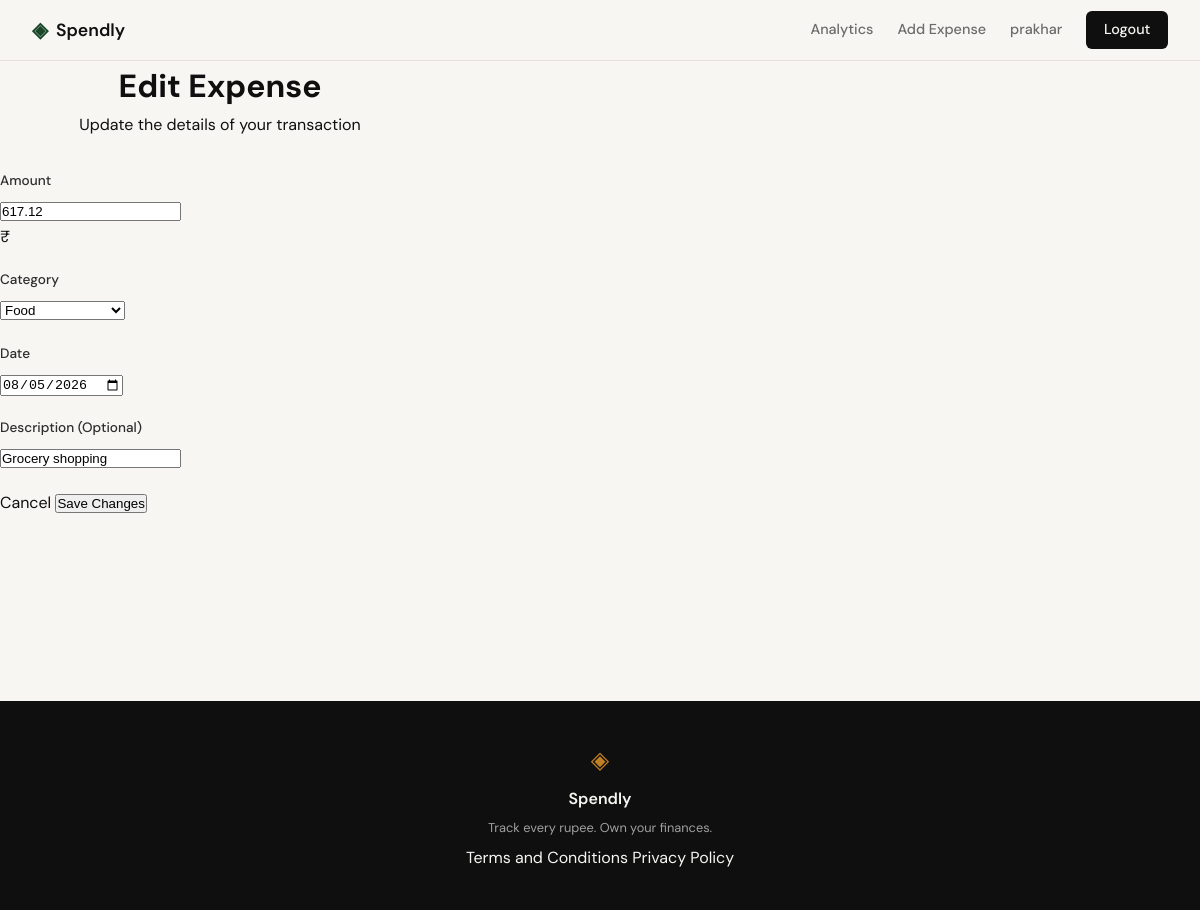
/expenses/52/edit (signed in), run on the app's committed database.
### tables this page shows
CREATE TABLE expenses (
            id INTEGER PRIMARY KEY AUTOINCREMENT,
            user_id INTEGER NOT NULL,
            amount REAL NOT NULL,
            category TEXT NOT NULL,
            date TEXT NOT NULL,
            description TEXT,
            created_at TEXT DEFAULT CURRENT_TIMESTAMP,
            FOREIGN KEY (user_id) REFERENCES users (id)
        );

### app.py (the view, shortened to what this page needs)
@app.route("/expenses/<int:id>/edit", methods=["GET", "POST"])
def edit_expense(id):
    user_id = session.get("user_id")
    if not user_id:
        return redirect(url_for("login"))
    expense = get_expense_by_id(id, user_id)
    if not expense:
        return "Expense not found", 404
    return render_template(
        "edit_expense.html", expense=expense, expense_id=id, categories=VALID_CATEGORIES
    )

### database/db.py (called while the page is built)
def get_db():
    db = sqlite3.connect('spendly.db')
    db.row_factory = sqlite3.Row
    db.execute('PRAGMA foreign_keys = ON')
    return db

### database/queries.py (called while the page is built)
def get_expense_by_id(expense_id, user_id):
    db = get_db()
    try:
        cursor = db.execute(
            "SELECT * FROM expenses WHERE id = ? AND user_id = ?",
            (expense_id, user_id),
        )
        return cursor.fetchone()
    finally:
        db.close()

### templates/edit_expense.html (shortened to what this page needs)
{% extends "base.html" %}
{% block content %}
<div class="auth-container">
    <header class="auth-header">
        <h1>Edit Expense</h1>
        <p>Update the details of your transaction</p>
    </header>
    <form action="{{ url_for('edit_expense', id=expense_id) }}" method="POST" class="auth-form">
        <div class="form-group">
            <label for="amount">Amount</label>
            <input type="number" name="amount" id="amount"
                   placeholder="0.00" step="0.01" min="0.01" required
                   value="{{ expense.amount if expense.amount is number else expense['amount'] }}">
            <div class="input-prefix">₹</div>
        </div>
        <div class="form-group">
            <label for="category">Category</label>
            <select name="category" id="category" required>
                {% for cat in categories %}
                <option value="{{ cat }}" {% if (expense.category if expense.category is number else expense['category']) == cat %}selected{% endif %}>
                    {{ cat }}
                </option>
                {% endfor %}
            </select>
        </div>
        <div class="form-group">
            <label for="date">Date</label>
            <input type="date" name="date" id="date" required
                   value="{{ expense.date if expense.date is number else expense['date'] }}">
        </div>
        <div class="form-group">
            <label for="description">Description (Optional)</label>
            <input type="text" name="description" id="description"
                   placeholder="What was this for?" maxlength="200"
                   value="{{ expense.description if expense.description is number else expense['description'] }}">
        </div>
        <div class="auth-actions">
            <a href="{{ url_for('profile') }}" class="btn-secondary">Cancel</a>
            <button type="submit" class="btn-cta">Save Changes</button>
        </div>
    </form>
</div>
{% endblock %}

### static/css/style.css (style rules this page uses)
:root { --ink: #0f0f0f; --ink-soft: #2d2d2d; --ink-muted: #6b6b6b; --ink-faint: #a0a0a0; --paper: #f7f6f3; --paper-warm: #f0ede6; --paper-card: #ffffff; --accent: #1a472a; --accent-light: #e8f0eb; --accent-2: #c17f24; --accent-2-light: #fdf3e3; --danger: #c0392b; --danger-light: #fdecea; --border: #e4e1da; --border-soft: #eeebe4; --badge-food-bg: #ffe8d6; --badge-food-text: #c17f24; --badge-transport-bg: #e8f0eb; --badge-transport-text: #1a472a; --badge-shopping-bg: #f3e8ff; --badge-shopping-text: #7e57c2; --badge-entertainment-bg: #e3f2fd; --badge-entertainment-text: #1976d2; --badge-utilities-bg: #f5f5f5; --badge-utilities-text: #616161; --font-display: 'DM Serif Display', Georgia, serif; --font-body: 'DM Sans', system-ui, sans-serif; --max-width: 1200px; --auth-width: 440px; --radius-sm: 6px; --radius-md: 12px; --radius-lg: 20px; }
*, *::before, *::after { box-sizing: border-box; margin: 0; padding: 0; }
html { font-size: 16px; scroll-behavior: smooth; }
body { background: var(--paper); color: var(--ink); font-family: var(--font-body); font-size: 1rem; line-height: 1.6; -webkit-font-smoothing: antialiased; }
a { color: inherit; text-decoration: none; }
.auth-container { width: 100%; max-width: var(--auth-width); }
.auth-header { text-align: center; margin-bottom: 2rem; }
.form-group { margin-bottom: 1.25rem; }
.form-group label { display: block; font-size: 0.85rem; font-weight: 500; color: var(--ink-soft); margin-bottom: 0.4rem; }

### data on the page
expenses: amount "617.12", category "Food", date "08/05/2026", description "Grocery shopping"

### other printed values
{{ session.user_name }} "prakhar"
